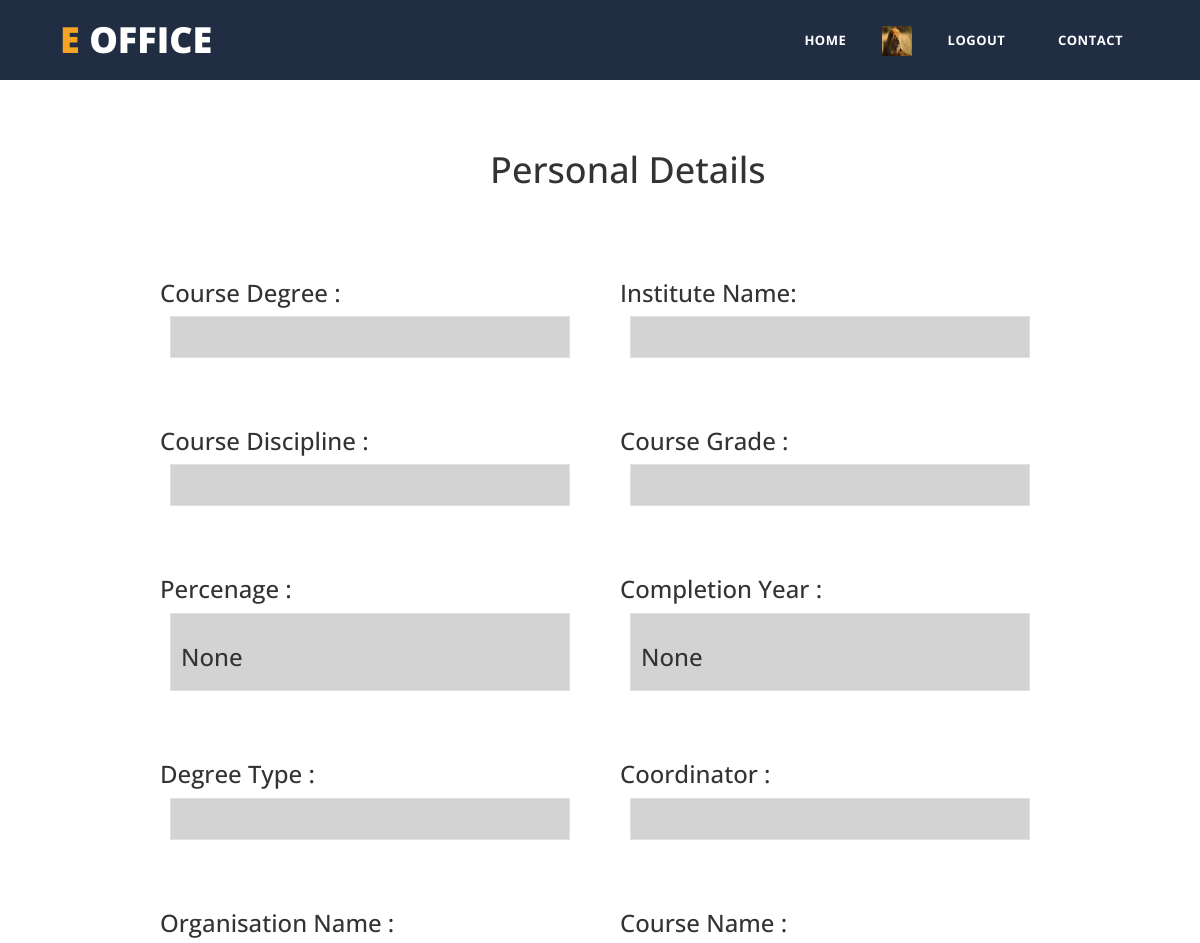
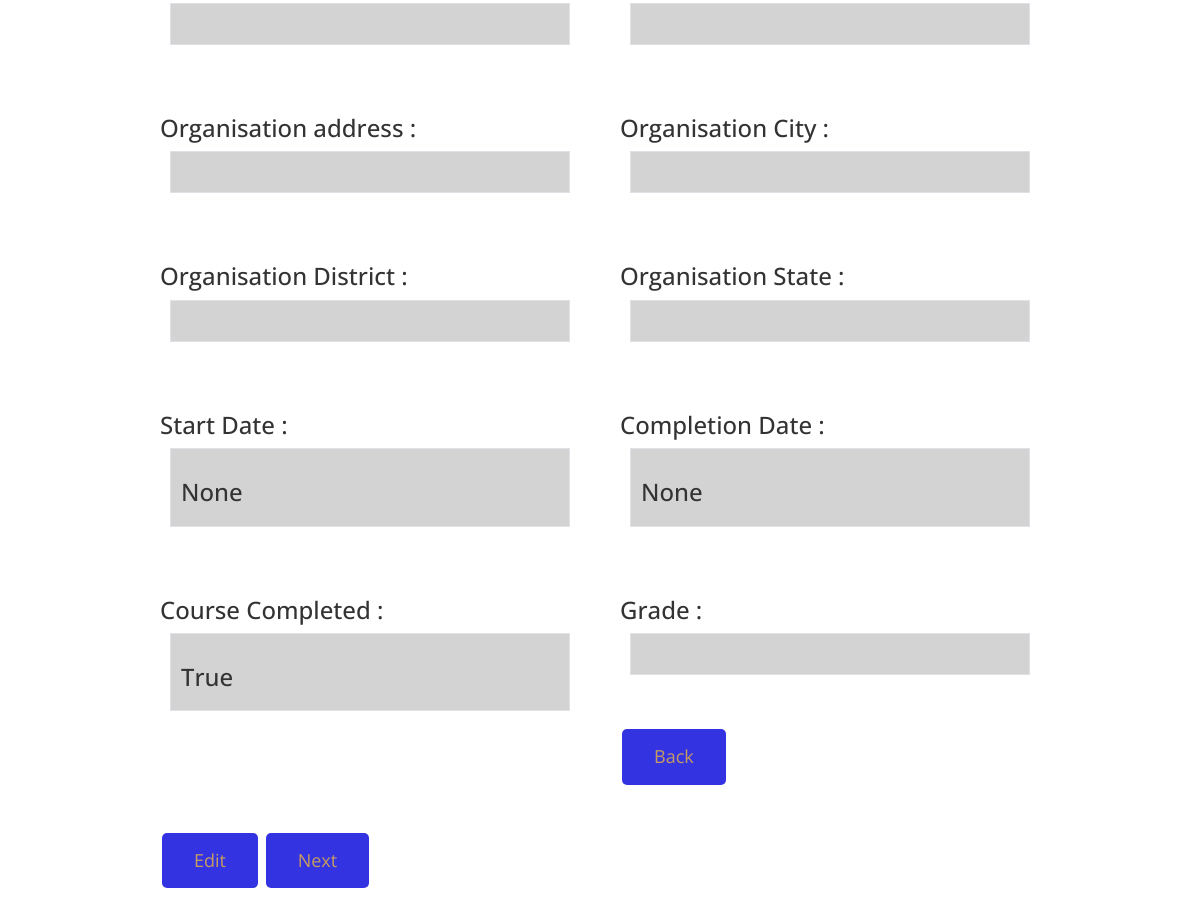
Page /pims/view_2/3 (signed in) on the committed database (2 pictures, top to bottom).
### accounts/models.py (models this page shows, shortened)
class Account(AbstractBaseUser):
    user_id         =models.BigAutoField(unique=True, primary_key=True)
    email           =models.EmailField(verbose_name='email',help_text='Email',max_length=60, unique=True)
    username        =models.CharField(max_length=30,unique=True)
    first_name      =models.CharField(max_length=30)
    last_name       =models.CharField(max_length=30)
    department      =models.ForeignKey(Department,null=True,blank=True,on_delete=models.CASCADE)
    date_joined     =models.DateTimeField(verbose_name='date joined', auto_now_add=True)
    last_login      =models.DateTimeField(verbose_name='last login', auto_now=True)
    is_admin        =models.BooleanField(default=False)
    is_active       =models.BooleanField(default=True)
    is_staff        =models.BooleanField(default=False)
    is_superuser    =models.BooleanField(default=False)
    profile_image   =models.ImageField(upload_to='profile_pics', blank=True, default='default.jpg')
    objects = MyAccountManager()
    USERNAME_FIELD='email'
    REQUIRED_FIELDS = ['username']

### pims/models.py (models this page shows)
class Pims(models.Model):
    pims_id         =models.BigAutoField(unique=True, primary_key=True)
    session_hash = models.CharField(max_length=40, unique=True)
    stage = models.CharField(max_length=10, default=stage.STAGE_1, null=True)
    user_id          =models.OneToOneField(Account,on_delete=models.CASCADE)
    father_name      =models.CharField(max_length=50,verbose_name="Father Name",blank=True)
    mother_name      =models.CharField(max_length=50,verbose_name="Mother Name",blank=True)
    aadhar_no        =models.PositiveBigIntegerField(unique=True,blank=True)
    dob             =models.DateField(blank=True)
    gender          =models.CharField(max_length=10,blank=True)
    category        =models.CharField(max_length=10,blank=True)
    religion        =models.CharField(max_length=20,blank=True)
    country         =models.CharField(max_length=20,blank=True)
    blood_group     =models.CharField(max_length=10,blank=True)
    mother_tongue   =models.CharField(max_length=20,blank=True)
    marital_status  =models.CharField(max_length=20,blank=True)
    join_date       =models.DateField(blank=True,null=True)
    degree              =models.CharField(max_length=50,blank=True)
    institute           =models.CharField(max_length=100,blank=True)
    discipline          =models.CharField(max_length=100,blank=True)
    passing_grade       =models.CharField(max_length=10,blank=True)
    passing_percentage  =models.FloatField(blank=True,null=True)
    passing_year        =models.DateField(blank=True,null=True)
    degree_type         =models.CharField(max_length=20,blank=True)
    course_coordinator  =models.CharField(max_length=50,blank=True)
    organisation        =models.CharField(max_length=100,blank=True)
    course_name         =models.CharField(max_length=100,blank=True)
    org_address         =models.CharField(max_length=100,blank=True)
    org_city            =models.CharField(max_length=50,blank=True)
    org_country         =models.CharField(max_length=50,blank=True)
    org_state           =models.CharField(max_length=50,blank=True)
    org_district        =models.CharField(max_length=50,blank=True)
    course_start_date   =models.DateField(blank=True,null=True)
    course_end_date     =models.DateField(blank=True,null=True)
    is_course_completed =models.BooleanField(blank=True,default=True, null=True)
    course_grade        =models.CharField(max_length=10,blank=True)
    address         =models.CharField(max_length=200,blank=True)
    city            =models.CharField(max_length=50,blank=True)
    district        =models.CharField(max_length=50,blank=True)
    state           =models.CharField(max_length=50,blank=True)
    post_office     =models.CharField(max_length=50,blank=True)
    pincode         =models.PositiveSmallIntegerField(blank=True,null=True)
    mobile          =models.BigIntegerField(blank=True,null=True)
    curr_address         =models.CharField(max_length=200,blank=True)
    curr_city            =models.CharField(max_length=50,blank=True)
    curr_district        =models.CharField(max_length=50,blank=True)
    curr_state           =models.CharField(max_length=50,blank=True)
    curr_post_office     =models.CharField(max_length=50,blank=True)
    curr_pincode         =models.PositiveSmallIntegerField(blank=True,null=True)
    director_verified    =models.BooleanField(blank=True,default=False, null=True)
    user_feedback       =models.TextField(blank=True,null=True)
    def __init__(self, *args, **kwargs):
        super().__init__(*args, **kwargs)
        if not self.session_hash:
            while True:
                session_hash = create_session_hash()
                if Pims.objects.filter(session_hash=session_hash).count() == 0:
                    self.session_hash = session_hash
                    break
    '''@staticmethod
    def get_fields_by_stage(stage):
        fields = ['stage']  # Must always be present
        if stage == forms.STAGE_1:
            fields.extend(['father_name', 'mother_name','aadhar_no','dob','gender','category','religion',
            'blood_group','mother_tongue','marital_status','join_date'])
        elif stage == forms.STAGE_2:
            fields.extend(['degree','institute','discipline','passing_grade','passing_percentage','passing_year',
            'degree_type','course_coordinator','organisation','course_name','org_address','org_city','org_country',
            'org_state','org_district','course_start_date','course_end_date','is_course_completed','course_grade'])
        elif stage == forms.STAGE_3:
            fields.extend(['address','city','district','state','post_office','pincode','mobile',
            'curr_address','curr_city','curr_district','curr_state','curr_post_office','curr_pincode',' user_feedback'])
        return fields'''

### pims/views.py (the view)
# urls.py: path('view_2/<int:id>',views.view_2,name='view_2'),
def view_2(request,id):
    pims=Pims.objects.get(pims_id=id)
    creator=False
    if Creator.objects.filter(creator__user_id=request.user.user_id).exists():
        creator=True
    director=False
    if Director.objects.filter(director__user_id=request.user.user_id).exists():
        director=True
    return render(request,'pims/view_2.html',{'pims':pims,'creator':creator,'director':director})

### templates/pims/view_2.html (shortened to what this page needs)
{% extends 'pims/pims_background.html' %}
{% load static %}
{% block content %}
<div class="top"><h1>Personal Details </h1></div>
<!DOCTYPE html>
<html lang=”en”>
<head>
<link rel="stylesheet" href="{% static 'css/personal_details.css' %}"/>
</head>
<body>
    <div class="details">
        <div class="float-container" >
            <div class="float-child">
            <h3>Course Degree :</h3>
            <div class="border"><h3>{{pims.degree}}</h3></div>
            </div>
            <div class="float-child">
            <h3>Institute Name:</h3>
            <div class="border"><h3>{{pims.institute}}</h3></div>
            </div>
        </div>
        <br>
        <br>
        <div class="float-container" >
            <div class="float-child">
            <h3>Course Discipline :</h3>
            <div class="border"><h3>{{ pims.discipline }}</h3></div>
            </div>
            <div class="float-child">
            <h3>Course Grade :</h3>
            <div class="border"><h3>{{ pims.passing_grade }}</h3>
            </div>
            </div>
        </div>
        <br>
        <br>
        <div class="float-container" >
            <div class="float-child">
            <h3>Percenage  :</h3>
            <div class="border"><h3>{{pims.passing_percentage}}</h3></div>
            </div>
            <div class="float-child">
            <h3>Completion Year :</h3>
            <div class="border"><h3>{{pims.passing_year}}</h3></div>
            </div>
        </div>
        <br>
        <br>
        <div class="float-container" >
            <div class="float-child">
            <h3>Degree Type :</h3>
            <div class="border"><h3>{{ pims.degree_type }}</h3></div>
            </div>
            <div class="float-child">
            <h3>Coordinator :</h3>
            <div class="border"><h3>{{ pims.course_coordinator }}</h3>
            </div>
            </div>
        </div>
        <br>
        <br>
        <div class="float-container" >
            <div class="float-child">
            <h3>Organisation Name :</h3>
            <div class="border"><h3>{{pims.organisation}}</h3></div>
            </div>
            <div class="float-child">
            <h3>Course Name :</h3>
            <div class="border"><h3>{{pims.course_name}}</h3></div>
            </div>
        </div>
        <br>
        <br>
        <div class="float-container" >
            <div class="float-child">
            <h3>Organisation address :</h3>
            <div class="border"><h3>{{ pims.org_address }}</h3></div>
            </div>
            <div class="float-child">
            <h3>Organisation City :</h3>
            <div class="border"><h3>{{ pims.org_city }}</h3>
            </div>
            </div>
        </div>
        <br>
        <br>
        <div class="float-container" >
            <div class="float-child">
            <h3>Organisation District :</h3>
            <div class="border"><h3>{{pims.org_district}}</h3></div>
            </div>
            <div class="float-child">
            <h3>Organisation State :</h3>
            <div class="border"><h3>{{pims.org_state}}</h3></div>
            </div>
        </div>
        <br>
        <br>
        <div class="float-container" >
            <div class="float-child">
            <h3>Start Date :</h3>
            <div class="border"><h3>{{ pims.course_start_date }}</h3></div>
            </div>
            <div class="float-child">
            <h3>Completion Date :</h3>
            <div class="border"><h3>{{ pims.course_end_date }}</h3>
            </div>
            </div>
        </div>
        <br>
        <br>
        <div class="float-container" >
            <div class="float-child">
            <h3>Course Completed :</h3>
            <div class="border"><h3>{{pims.is_course_completed}}</h3></div>
            </div>
            <div class="float-child">
            <h3>Grade :</h3>
            <div class="border"><h3>{{pims.course_grade}}</h3></div>
            </div>
        </div>
        <br>
        <br>
       <br>
        <div class="float-container" >
            <div class="float-child">
                <button type="submit"><a href="{% url 'view_1' id=pims.pims_id %}"> Back </a></button>
            </div>
            <div class="float-child">
                {% if creator or director %}
                <button type="submit"><a href="{% url 'edit_2' id=pims.pims_id %}"> Edit </a></button>
                {% endif %}
            <button type="submit"><a href="{% url 'view_3' id=pims.pims_id %}"> Next </a></button>
            </div>
        </div>
    </div>
</body>
</html>
{% endblock %}

### templates/snippets/header.html (shortened to what this page needs)
{% load static %}
<!DOCTYPE html>
<html>
    <head>
    <link href="{% static 'vendor/bootstrap/css/bootstrap.min.css' %}" rel="stylesheet">
    <link rel="stylesheet" href="{% static 'assets/css/fontawesome.css' %}">
    <link rel="stylesheet" href="{% static 'assets/css/templatemo-grad-school.css' %}">
    <link rel="stylesheet" href="{% static 'assets/css/owl.css' %}">
    <link rel="stylesheet" href="{% static 'assets/css/lightbox.css' %}">
  <link href="{% static '1/css/bootstrap.min.css' %}" rel="stylesheet">
  <link href="{% static '1/css/font-awesome.min.css' %}" rel="stylesheet">
  <link href="{% static '1/css/templatemo-style.css' %}" rel="stylesheet">
    </head>
    <body>
  <header class="main-header clearfix" role="header">
    <div class="logo">
      <a href="#"><em>e</em> Office </a>
    </div>
    <nav id="menu" class="main-nav" role="navigation">
      <ul class="main-menu">
        <li><a href="{% url 'login' %}">Home</a></li>
        <li class="has-submenu"><img src="{{request.user.profile_image.url}}" height="30px" width="30px">
        </li>
        <li><a href="{% url 'logout' %}">Logout</a></li>
        <li><a href="#section6">Contact</a></li>
      </ul>
    </nav>
  </header>
	</body>

### static/css/personal_details.css (style rules this page uses)
body { margin: auto; width: 100%; font-family: 'Avenir', sans-serif; overflow: scroll; }
.details { display: block; width: 80%; margin-left: auto; margin-right: auto; margin-top: 30px; }
.float-container { padding: 20px; }
.float-child { width: 50%; float: left; padding: 20px; }
a { text-decoration: none; color: white; }
button { border: none; background-color: rgb(51, 51, 226); padding: 15px 32px; text-align: center; display: inline-block; font-size: large; margin: 4px 2px; cursor: pointer; border-radius: 5px; }
.border { background-color: lightgray; padding: 10px; border: 1px solid black; margin: 10px; }
.top { margin-top: 10%; padding-top: 10px; margin-left: 35em; }

### static/assets/css/templatemo-grad-school.css (style rules this page uses)
body { font-family: 'Montserrat', sans-serif; }
a { color: #3CF; text-decoration: none; }
ul { padding: 0px; margin: 0px; list-style: none; }
.main-header { background-color: rgba(22,34,57,0.95); height: 80px; position: fixed; z-index: 12; width: 100%; top: 0; }
.main-header .logo { float: left; line-height: 80px; padding-left: 60px; }
.main-header .logo a { font-size: 36px; text-transform: uppercase; font-weight: 800; color: #fff; }
.main-header .logo a em { font-style: normal; color: #f5a425; }
.main-menu { float: right; padding-right: 60px; }
.main-menu li { display: inline-block; line-height: 79px; margin-left: 15px; position: relative; }
.main-menu li:first-child { margin-left: 0px; }
.main-menu li a { padding: 10px 15px; font-size: 13px; text-transform: uppercase; letter-spacing: 0.5px; font-weight: 700; color: #fff; border: 2px solid transparent; transition: all 0.5s; }

### static/1/css/templatemo-style.css (style rules this page uses)
body { overflow-x: hidden; }
ul { margin: 0; padding: 0; }
* { font-family: 'Open Sans', sans-serif; }
.tm-nav li a:hover, .tm-nav li a:focus, a:link, .tm-nav li a.active { color: #c79c60; text-decoration: none; }

### rows in the picture
Account: user.profile_image (placeholder picture)
Pims: passing_percentage "None", passing_year "None", course_start_date "None", course_end_date "None", is_course_completed "True"
